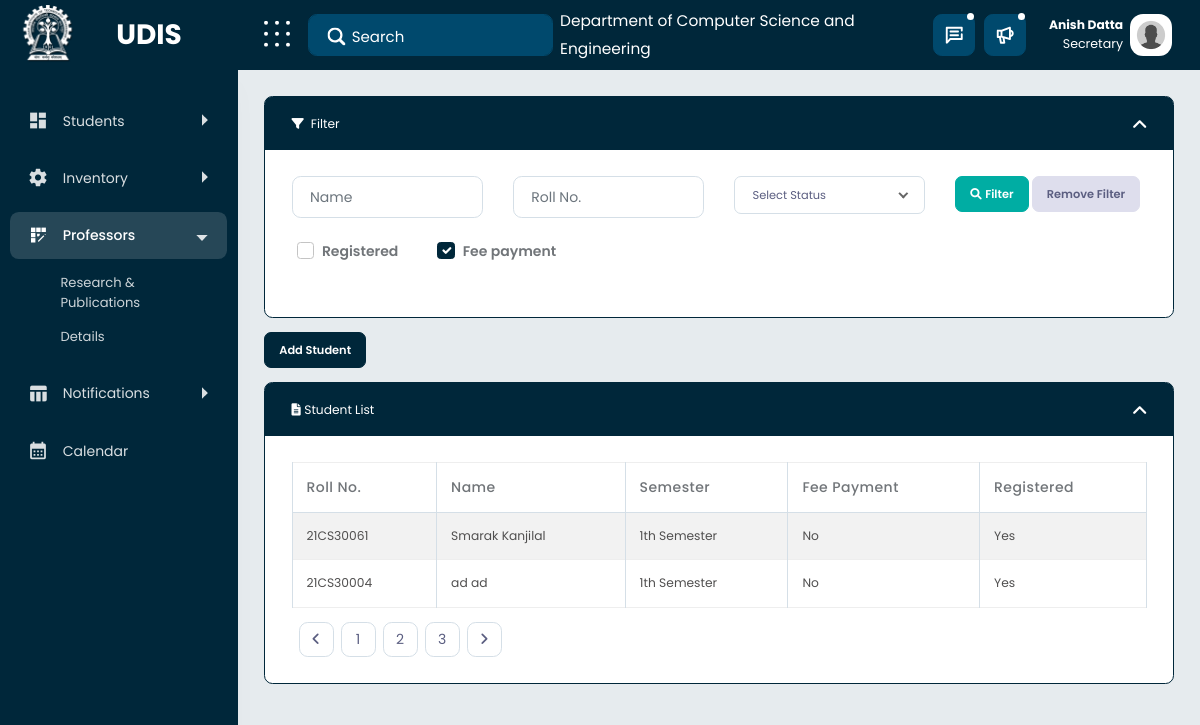
Page / (signed in) on the committed database.
### mainapp/models.py (models this page shows, shortened)
class usermodel(AbstractUser):
    username = None
    email = models.EmailField(_("email address"), unique=True)
    created_At = models.DateTimeField(null=True, blank=True, auto_now=True)
    name = models.CharField(max_length=200, null=False)
    department = models.TextField(default="Computer Science and Engineering")
    firstname = models.CharField(max_length=200, blank=True, null=True)
    lastname = models.CharField(max_length=200, blank=True, null=True)
    USERNAME_FIELD = "email"
    REQUIRED_FIELDS = []
    derived_type = models.CharField(
        max_length=200, default="Student", blank=True, null=True)
    objects = CustomUserManager()

class Student(usermodel):
    state = models.CharField(max_length=100)
    country = models.CharField(max_length=100)
    pin_code = models.IntegerField(null=True, blank=True)
    backlogs = models.IntegerField(default=0)
    regcourses = models.ManyToManyField(
        Course, blank=True, null=True, related_name="regcourses")
    appcourses = models.ManyToManyField(
        Course, blank=True, null=True, related_name="appcourses")
    rejcourses = models.ManyToManyField(
        Course, blank=True, null=True, related_name="rejcourses")
    cgpa = models.CharField(max_length=200, default="9.9")
    rollno = models.CharField(max_length=200, null=True, blank=True)
    gender = models.TextField(default="N/A")
    course = models.CharField(max_length=200, blank=True, default="B.Tech 4Y")
    hall = models.CharField(max_length=200, default="N/A")
    aadhar = models.CharField(max_length=200, null=True, blank=True)
    status = models.CharField(max_length=200, default="On-Roll")
    EAA = models.CharField(max_length=200, null=True, blank=True)
    adm_year = models.DateField(auto_now=True)
    nationality = models.CharField(max_length=200, default="Indian")
    adm_nature = models.CharField(max_length=200, default="JEE")
    inst_email = models.EmailField(null=True, blank=True)
    teams_pass = models.CharField(max_length=200, null=True, blank=True)
    mobile = models.CharField(max_length=200, default="N/A")
    guardian_email = models.EmailField(null=True, blank=True)
    address = models.TextField(null=True, blank=True)
    location = models.CharField(max_length=200, null=True, blank=True)
    cleared_sem_crd = models.FloatField(default=0)
    sem_crd = models.FloatField(default=0)
    cleared_tot_crd = models.FloatField(default=0)
    tot_crd = models.FloatField(default=0)
    sgpa = models.CharField(max_length=200, default="""{"sgpa":["-"]}""")
    sem = models.IntegerField(default=1)
    feespaid = models.FloatField(default=0)
    totalpaid = models.FloatField(default=0)
    regdone = models.CharField(max_length=10, default="Yes")
    class Meta:
        unique_together = ('rollno', 'adm_year',)

### mainapp/views.py (the view)
# urls.py: path('',views.dashboard),
@login_required(login_url="/signin")
def dashboard(request):
    feedone = []
    students = []
    students = Student.objects.all()
    print(totalFees(Fees.objects.filter(sem=4)))
    for student in students:
        if student.feespaid == totalFees(Fees.objects.filter(sem=student.sem))['amount__sum']:
            feedone.append("Yes")
        else:
            feedone.append('No')
    user = request.user
    print(user.name, user.derived_type)
    context = {
        "students": students,
        "fees": feedone,
        "user": {"user": request.user, "utype": request.user.derived_type}
    }
    return render(request, "dashboard.html", context)

### mainapp/models.py (called while the page is built)
def totalFees(objs):
    return objs.aggregate(models.Sum('amount'))

### mainapp/templatetags/apptags.py (called while the page is built)
@register.filter
def at_index(array, index):
    return array[index]

### mainapp/templates/dashboard.html (shortened to what this page needs)
{% extends "base.html" %}{% load static %} {% load apptags %}
{% block content %}
<div class="content-body">
  <div class="container-fluid">
    <div class="row">
      <div class="col-xl-12">
        <div class="filter cm-content-box box-primary">
          <div class="content-title">
            <div class="cpa">
              <i class="fa-sharp fa-solid fa-filter me-2"></i>Filter
            </div>
            <div class="tools">
              <a href="javascript:void(0);" class="expand SlideToolHeader"
                ><i class="fal fa-angle-down"></i
              ></a>
            </div>
          </div>
          <div class="cm-content-body form excerpt">
            <div class="card-body">
              <div class="row">
                <div class="col-xl-3">
                  <input
                    type="text"
                    class="form-control mb-xl-0 mb-3"
                    id="name"
                    placeholder="Name"
                  />
                </div>
                <div class="col-xl-3">
                  <input
                    type="text"
                    class="form-control mb-xl-0 mb-3"
                    id="rollno"
                    placeholder="Roll No."
                  />
                </div>
                <div class="col-xl-3">
											<div class="dropdown bootstrap-select default-select from-select w-100 mb-xl-0 mb-3 wide"><button type="button" tabindex="-1" class="btn dropdown-toggle btn-light" data-bs-toggle="dropdown" role="combobox" aria-owns="bs-select-2" aria-haspopup="listbox" aria-expanded="false" title="Select Status"><div class="filter-option"><div class="filter-option-inner"><div class="filter-option-inner-inner">Select Status</div></div> </div></button></div>
										</div>
                <div class="col-xl-3">
                  <button
                    class="btn btn-info"
                    title="Click here to Search"
                    type="button"
                  >
                    <i class="fa fa-search me-1"></i>Filter
                  </button>
                  <button
                    class="btn btn-light"
                    title="Click here to remove filter"
                    type="button"
                  >
                    Remove Filter
                  </button>
                </div>
              </div>
              <div class="row" style="padding: 20px">
                <div class="form-check col-md-2">
                  <input
                    class="form-check-input"
                    type="checkbox"
                    value=""
                    id="flexCheckDefault"
                  />
                  <label class="form-check-label" for="flexCheckDefault">
                    Registered
                  </label>
                </div>
                <div class="form-check col">
                  <input
                    class="form-check-input"
                    type="checkbox"
                    value=""
                    id="flexCheckChecked"
                    checked
                  />
                  <label class="form-check-label" for="flexCheckChecked">
                    Fee payment
                  </label>
                </div>
              </div>
            </div>
          </div>
        </div>
        <div class="mb-3">
          <a href="content-add.html" class="btn btn-primary">Add Student</a>
        </div>
        <div class="filter cm-content-box box-primary">
          <div class="content-title">
            <div class="cpa">
              <i class="fa-solid fa-file-lines me-1"></i>Student List
            </div>
            <div class="tools">
              <a href="javascript:void(0);" class="expand SlideToolHeader"
                ><i class="fal fa-angle-down"></i
              ></a>
            </div>
          </div>
          <div class="cm-content-body form excerpt">
            <div class="card-body">
              <div class="table-responsive">
                <table
                  class="table table-bordered table-striped table-condensed flip-content"
                >
                  <thead>
                    <tr>
                      <th>Roll No.</th>
                      <th>Name</th>
                      <th>Semester</th>
                      <th>Fee Payment</th>
                      <th>Registered</th>
                    </tr>
                  </thead>
                  <tbody>
                  {% for student in students%}
                    <tr onclick="window.location='student-profile/{{student.rollno}}';">
                      <td>{{student.rollno}}</td>
                      <td>{{student.name}}</td>
                      <td>{{student.sem}}th Semester</td>
                         <td>{{ fees|at_index:forloop.counter0 }}</td>
                      <td>{{student.regdone}}</td>
                    </tr>
                    {% endfor %}
                  </tbody>
                </table>
                <div
                  class="d-flex align-items-center justify-content-xl-between flex-wrap justify-content-center"
                >
                  <nav aria-label="Page navigation example">
                    <ul class="pagination mb-2 mb-sm-0">
                      <li class="page-item">
                        <a class="page-link" href="#"
                          ><i class="fa-solid fa-angle-left"></i
                        ></a>
                      </li>
                      <li class="page-item">
                        <a class="page-link" href="#">1</a>
                      </li>
                      <li class="page-item">
                        <a class="page-link" href="#">2</a>
                      </li>
                      <li class="page-item">
                        <a class="page-link" href="#">3</a>
                      </li>
                      <li class="page-item">
                        <a class="page-link" href="#"
                          ><i class="fa-solid fa-angle-right"></i
                        ></a>
                      </li>
                    </ul>
                  </nav>
                </div>
              </div>
            </div>
          </div>
        </div>
      </div>
    </div>
  </div>
</div>
{% endblock content %}

### mainapp/templates/base.html (shortened to what this page needs)
<!DOCTYPE html>
{% load static %}
<!DOCTYPE html>
<html lang="en">
  <head>
    <link
      href="{% static 'secretary/vendor/wow-master/css/libs/animate.css' %}"
      rel="stylesheet"
    />
    <link
      href="{% static 'secretary/vendor/bootstrap-select/dist/css/bootstrap-select.min.css' %}"
      rel="stylesheet"
    />
    <link
      href="{% static 'secretary/vendor/bootstrap-datetimepicker/css/bootstrap-datetimepicker.min.css' %}"
      rel="stylesheet"
    />
    <link href="{% static 'secretary/css/style.css' %}" rel="stylesheet" />
  </head>
  <body
    data-typography="poppins"
    data-theme-version="light"
    data-layout="vertical"
    data-nav-headerbg="color_12"
    data-headerbg="color_12"
    data-sidebar-style="full"
    data-sidebarbg="color_12"
    data-sidebar-position="fixed"
    data-header-position="fixed"
    data-container="wide"
    direction="ltr"
    data-primary="color_12"
    cz-shortcut-listen="true"
  >
    <div id="main-wrapper" class="show">
      <div class="nav-header">
        <a href="index.html" class="brand-logo">
          <img
            src="{% static 'secretary/images/kgplogo.png' %}"
            style="max-width: 60px"
          />
          <div
            class="brand-title text-align-center"
            style="color: white; font-size: 2rem; margin: auto"
          >
            UDIS
          </div>
        </a>
        <div class="nav-control">
          <div class="hamburger">
          </div>
        </div>
      </div>
      <div class="header">
        <div class="header-content">
          <nav class="navbar navbar-expand">
            <div class="collapse navbar-collapse justify-content-between">
              <div class="header-left">
                <div class="input-group search-area">
                  <input
                    type="text"
                    class="form-control"
                    placeholder="Search"
                  />
                  <span class="input-group-text"
                    ><a href="javascript:void(0)">
                       </a
                  ></span>
                </div>
              </div>
              <ul class="navbar-nav header-right">
                <li class="nav-item">
                  <a class="nav-link" href="javascript:void(0);">
                    <p style="color: white; font-size: 1.1rem; margin: auto">
                      Department of {{user.user.department}}
                    </p>
                  </a>
                </li>
                <li class="nav-item dropdown notification_dropdown">
                  <a class="nav-link bell-link" href="javascript:void(0);">
                  </a>
                </li>
                <li class="nav-item dropdown notification_dropdown">
                  <a
                    class="nav-link"
                    href="javascript:void(0);"
                    role="button"
                    data-bs-toggle="dropdown"
                  >
                  </a>
                </li>
                <li class="nav-item">
                  <div class="dropdown header-profile2">
                    <a
                      class="nav-link"
                      href="javascript:void(0);"
                      role="button"
                      data-bs-toggle="dropdown"
                      aria-expanded="false"
                    >
                      <div class="header-info2 d-flex align-items-center">
                        <div class="d-flex align-items-center sidebar-info">
                          <div>
                            <h4 class="mb-0">{{user.user.name}}</h4>
                            <span class="d-block text-end">{{user.utype}}</span>
                          </div>
                        </div>
                        <img
                          src="{% static 'secretary/images/anonuser.jpg' %}"
                          alt=""
                        />
                      </div>
                    </a>
                  </div>
                </li>
              </ul>
            </div>
          </nav>
        </div>
      </div>
      <div class="dlabnav">
        <div class="dlabnav-scroll">
          <ul class="metismenu" id="menu">
            <li>
              <a
                class="has-arrow"
                href="javascript:void(0);"
                aria-expanded="false"
              >
                <span class="nav-text">Students</span>
              </a>
            </li>
            <li>
              <a
                class="has-arrow"
                href="javascript:void(0);"
                aria-expanded="false"
              >
                <span class="nav-text">Inventory</span>
              </a>
            </li>
            <li>
              <a
                class="has-arrow"
                href="javascript:void(0);"
                aria-expanded="false"
              >
                <span class="nav-text">Professors</span>
              </a>
              <ul aria-expanded="false">
                <li>
                  <a href="research">Research & Publications</a>
                </li>
                <li><a href="">Details</a></li>
              </ul>
            </li>
            <li>
              <a
                class="has-arrow"
                href="javascript:void(0);"
                aria-expanded="false"
              >
                <span class="nav-text">Notifications</span>
              </a>
            </li>
            <li>
              <a href="calendar">
                <span class="nav-text">Calendar</span>
              </a>
            </li>
          </ul>
        </div>
      </div>
      {% block content %}{% endblock content %}
    </div>
  </body>
</html>

### rows in the picture
usermodel: user.department "Computer Science and Engineering", user.name "Anish Datta", utype "Secretary"
Student: rollno "21CS30061", name "Smarak Kanjilal", sem "1", counter0 "No", regdone "Yes"
Student: rollno "21CS30004", name "ad ad", sem "1", counter0 "No", regdone "Yes"
